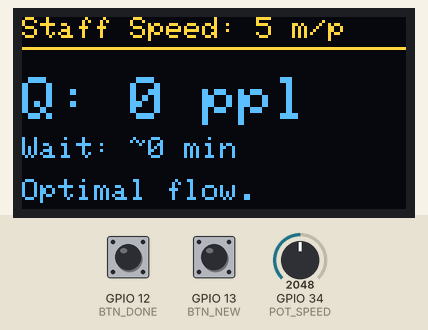
Simulated run of this program. Board: ESP32. Shown: 128×64 one-colour display. The inputs (shaded band) are chosen by the test bench; at power-on: GPIO 13 (BTN_NEW) HIGH, GPIO 34 (POT_SPEED) = 2048, GPIO 12 (BTN_DONE) HIGH. The OLED is the two-colour kind (top 16 rows yellow); WiFi joins after 1.5 s; servers stay silent unless stated; web services answer with replies made up by the test bench; what the program prints to the serial monitor is not drawn.

Above: at 2.7 s.
2.8 s: GPIO 13 (BTN_NEW) pulled LOW for 1 s
At 4.8 s:
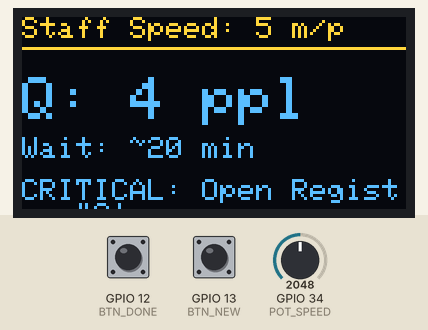
5.3 s: GPIO 34 (POT_SPEED) set to 2215
6.8 s: GPIO 34 (POT_SPEED) set to 2300
At 7.7 s:
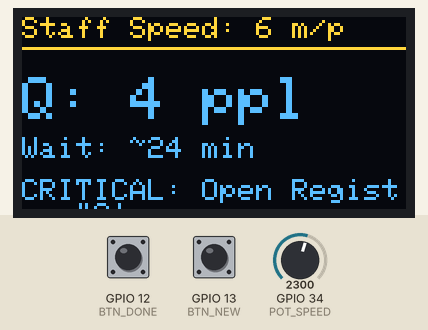
8.3 s: GPIO 12 (BTN_DONE) pulled LOW for 1 s
At 8.73 s:
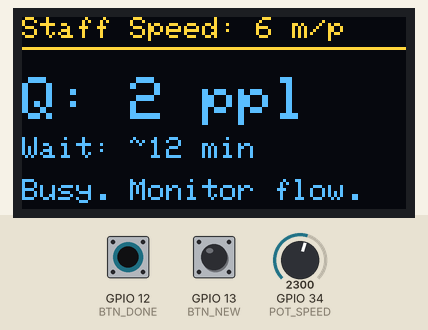
10.8 s: GPIO 13 (BTN_NEW) pulled LOW for 3.2 s
At 10.99 s:
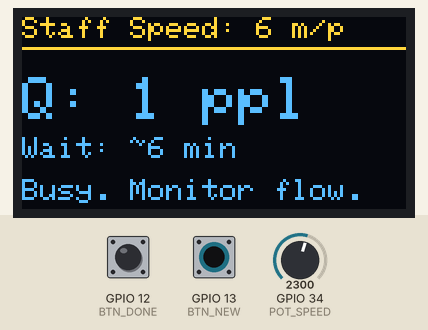
15.5 s: GPIO 34 (POT_SPEED) set to 2047
At 16.4 s:
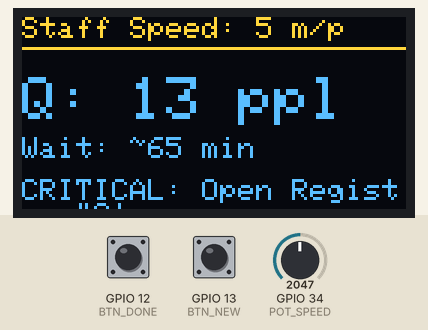
Timing chart, 0 to 18.0 s (numbered marks = the images above; inputs shaded):
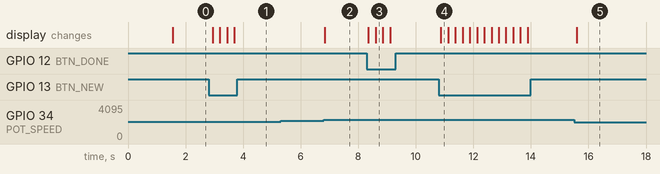

Measured:
- the behaviour switches between 2274 and 2275 on GPIO 34 (POT_SPEED) (found by bisection; images 1 and 2)
- after the input at 2.8 s, the display: first changes after 0.14 s (image 1 shows a later state)
- after the input at 5.3 s, every drawn part: stays the same
- after the input at 6.8 s, the display: changes at once (image 2)
- after the input at 8.3 s, the display: first changes after 0.05 s (image 3 shows a later state)
- after the input at 10.8 s, the display: changes after 0.07 s (image 4)
- after the input at 15.5 s, the display: changes after 0.10 s (image 5)

The program:

main.cpp
```cpp
#include <Arduino.h>
#include <WiFi.h>
#include <HTTPClient.h>
#include <Wire.h>
#include <Adafruit_GFX.h>
#include <Adafruit_SSD1306.h>

const char* apiKey = "LTT0IHEEOB82KSP0";
const char* server = "http://api.thingspeak.com";
const char* ssid = "Wokwi-GUEST";
const char* password = "";

Adafruit_SSD1306 display(128, 64, &Wire, -1);

#define BTN_NEW 13
#define BTN_DONE 12
#define POT_SPEED 34

int queueLength = 0;
int avgServiceTime = 2;
int predictedWait = 0;
String managerDigest = "Store is Quiet";

void setup_wifi() {
  Serial.print("WiFi");
  WiFi.begin(ssid, password);
  while (WiFi.status() != WL_CONNECTED) { delay(500); Serial.print("."); }
  Serial.println(" OK");
}

void setup() {
  Serial.begin(115200);
  setup_wifi();

  pinMode(BTN_NEW, INPUT_PULLUP);
  pinMode(BTN_DONE, INPUT_PULLUP);

  display.begin(SSD1306_SWITCHCAPVCC, 0x3C);
  display.setTextColor(SSD1306_WHITE);
}

void loop() {
  static unsigned long lastDebounce = 0;
  if (millis() - lastDebounce > 200) {
    if (digitalRead(BTN_NEW) == LOW) {
      queueLength++;
      lastDebounce = millis();
    }
    if (digitalRead(BTN_DONE) == LOW) {
      if (queueLength > 0) queueLength--;
      lastDebounce = millis();
    }
  }

  avgServiceTime = map(analogRead(POT_SPEED), 0, 4095, 1, 10);

  predictedWait = queueLength * avgServiceTime;

  if (predictedWait > 15) {
    managerDigest = "CRITICAL: Open Register #2!";
  } else if (predictedWait > 5) {
    managerDigest = "Busy. Monitor flow.";
  } else {
    managerDigest = "Optimal flow.";
  }

  display.clearDisplay();

  display.setTextSize(1);
  display.setCursor(0,0);
  display.printf("Staff Speed: %d m/p\n", avgServiceTime);

  display.drawLine(0, 10, 128, 10, SSD1306_WHITE);

  display.setTextSize(2);
  display.setCursor(0, 20);
  display.printf("Q: %d ppl\n", queueLength);

  display.setTextSize(1);
  display.setCursor(0, 40);
  display.printf("Wait: ~%d min\n", predictedWait);

  display.setCursor(0, 54);
  display.print(managerDigest);

  display.display();

  static unsigned long lastSend = 0;
  if (millis() - lastSend > 15000) {
    lastSend = millis();
    if(WiFi.status() == WL_CONNECTED){
       HTTPClient http;
       String url = String(server) + "/update?api_key=" + String(apiKey) +
                    "&field1=" + String(queueLength) +
                    "&field2=" + String(predictedWait) +
                    "&field3=" + String(avgServiceTime);
       http.begin(url); http.GET(); http.end();
    }
  }
  delay(100);
}
```
